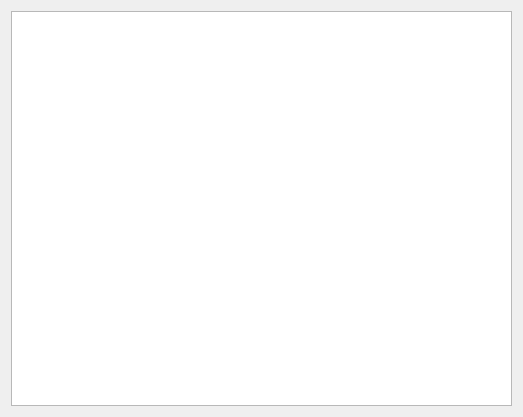
<?xml version="1.0" encoding="UTF-8"?>
<ui version="4.0">
 <class>TableMapToFmtWidget</class>
 <widget class="QWidget" name="TableMapToFmtWidget">
  <property name="geometry">
   <rect>
    <x>0</x>
    <y>0</y>
    <width>523</width>
    <height>417</height>
   </rect>
  </property>
  <property name="windowTitle">
   <string>Form</string>
  </property>
  <layout class="QVBoxLayout" name="verticalLayout">
   <property name="spacing">
    <number>0</number>
   </property>
   <item>
    <widget class="QWidget" name="widget" native="true"/>
   </item>
   <item>
    <widget class="QTableView" name="tableView"/>
   </item>
  </layout>
 </widget>
 <resources/>
 <connections/>
</ui>
